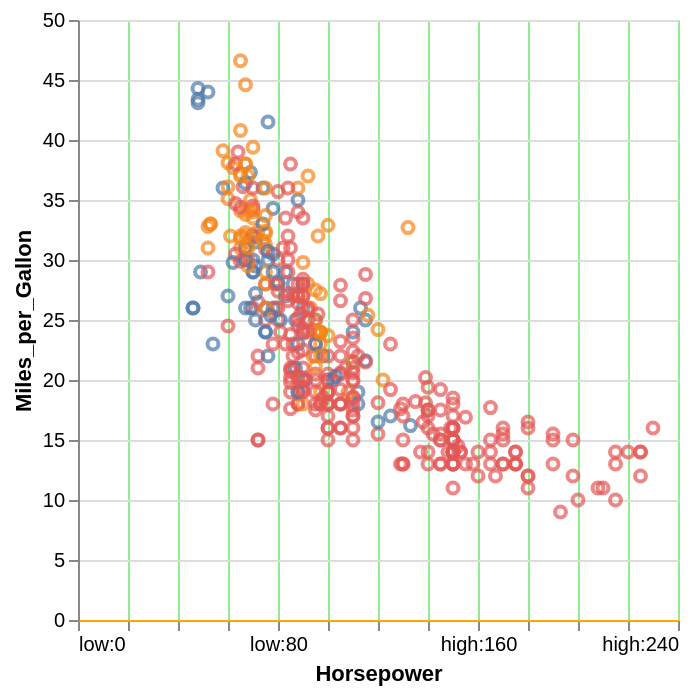

Source (Vega-Lite JSON):
### Vega-Lite specification from a JSON file in a GitHub repository (floating-point values rounded to 4 significant figures; data arrays with more than 128 entries replaced by an {"elided": "..."} marker saying what was removed)
{"$schema": "https://vega.github.io/schema/vega-lite/v5.json", "config": {"axisX": {"style": "x-style"}, "style": {"x-style": {"domainColor": "orange", "gridColor": "lightgreen", "labelExpr": "if (datum.value <= 100, 'low:' + datum.label, 'high:' + datum.label)"}}}, "data": {"values": {"elided": "406 records"}}, "encoding": {"color": {"field": "Origin", "legend": null, "type": "nominal"}, "x": {"field": "Horsepower", "type": "quantitative"}, "y": {"field": "Miles_per_Gallon", "type": "quantitative"}}, "mark": "point"}
